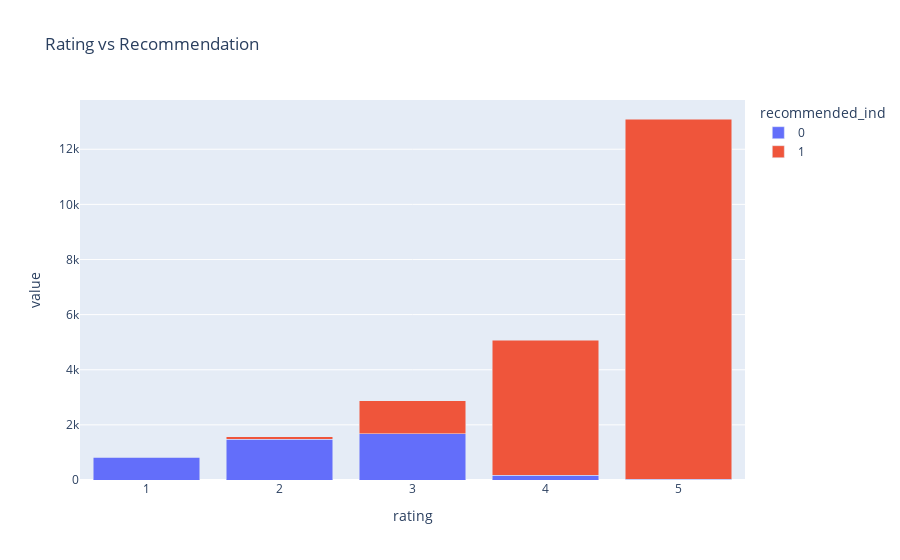

Write notebook code for a chart like this one.
### Code cell
fig = px.bar(crosstab, barmode='stack', title='Rating vs Recommendation')
fig.show()

### Figure 1 — Plotly figure (JSON) as saved in the notebook; plotly's stock layout.template omitted (floating-point values rounded to 4 significant figures)
{"data": [{"hovertemplate": "recommended_ind=0<br>rating=%{x}<br>value=%{y}<extra></extra>", "legendgroup": "0", "marker": {"color": "#636efa", "pattern": {"shape": ""}}, "name": "0", "orientation": "v", "showlegend": true, "textposition": "auto", "type": "bar", "x": [1, 2, 3, 4, 5], "xaxis": "x", "y": [826, 1471, 1682, 168, 25], "yaxis": "y"}, {"hovertemplate": "recommended_ind=1<br>rating=%{x}<br>value=%{y}<extra></extra>", "legendgroup": "1", "marker": {"color": "#EF553B", "pattern": {"shape": ""}}, "name": "1", "orientation": "v", "showlegend": true, "textposition": "auto", "type": "bar", "x": [1, 2, 3, 4, 5], "xaxis": "x", "y": [16, 94, 1189, 4908, 13072], "yaxis": "y"}], "layout": {"barmode": "stack", "legend": {"title": {"text": "recommended_ind"}, "tracegroupgap": 0}, "title": {"text": "Rating vs Recommendation"}, "xaxis": {"anchor": "y", "domain": [0, 1], "title": {"text": "rating"}}, "yaxis": {"anchor": "x", "domain": [0, 1], "title": {"text": "value"}}}}
